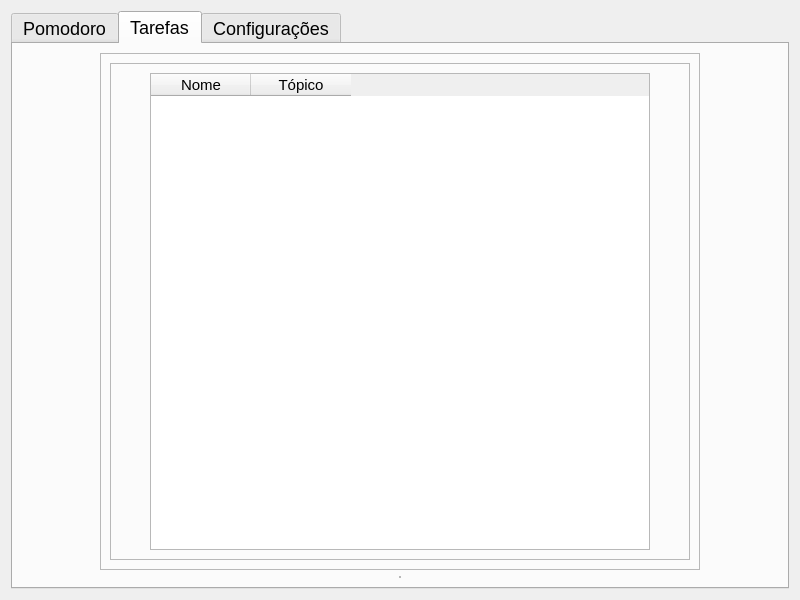
<?xml version="1.0" encoding="UTF-8"?>
<ui version="4.0">
 <class>Widget</class>
 <widget class="QWidget" name="Widget">
  <property name="geometry">
   <rect>
    <x>0</x>
    <y>0</y>
    <width>800</width>
    <height>600</height>
   </rect>
  </property>
  <property name="windowTitle">
   <string>Widget</string>
  </property>
  <layout class="QHBoxLayout" name="horizontalLayout">
   <item>
    <widget class="QTabWidget" name="tabWidget">
     <property name="minimumSize">
      <size>
       <width>600</width>
       <height>0</height>
      </size>
     </property>
     <property name="styleSheet">
      <string notr="true">font: 18px;
</string>
     </property>
     <property name="currentIndex">
      <number>1</number>
     </property>
     <widget class="QWidget" name="tabWidgetPage1">
      <attribute name="title">
       <string>Pomodoro</string>
      </attribute>
      <layout class="QVBoxLayout" name="verticalLayout">
       <item alignment="Qt::AlignHCenter">
        <widget class="QFrame" name="frame_13">
         <property name="minimumSize">
          <size>
           <width>600</width>
           <height>0</height>
          </size>
         </property>
         <property name="frameShape">
          <enum>QFrame::StyledPanel</enum>
         </property>
         <property name="frameShadow">
          <enum>QFrame::Raised</enum>
         </property>
         <layout class="QVBoxLayout" name="verticalLayout_8">
          <item>
           <widget class="QFrame" name="frame">
            <property name="frameShape">
             <enum>QFrame::StyledPanel</enum>
            </property>
            <property name="frameShadow">
             <enum>QFrame::Raised</enum>
            </property>
            <layout class="QVBoxLayout" name="verticalLayout_2">
             <item>
              <widget class="QFrame" name="frame_8">
               <property name="maximumSize">
                <size>
                 <width>16777215</width>
                 <height>50</height>
                </size>
               </property>
               <property name="frameShape">
                <enum>QFrame::StyledPanel</enum>
               </property>
               <property name="frameShadow">
                <enum>QFrame::Raised</enum>
               </property>
               <layout class="QHBoxLayout" name="horizontalLayout_7">
                <property name="spacing">
                 <number>2</number>
                </property>
                <property name="leftMargin">
                 <number>0</number>
                </property>
                <property name="topMargin">
                 <number>0</number>
                </property>
                <property name="rightMargin">
                 <number>0</number>
                </property>
                <property name="bottomMargin">
                 <number>0</number>
                </property>
                <item>
                 <widget class="QProgressBar" name="progressBar">
                  <property name="cursor">
                   <cursorShape>CrossCursor</cursorShape>
                  </property>
                  <property name="maximum">
                   <number>100</number>
                  </property>
                  <property name="value">
                   <number>0</number>
                  </property>
                  <property name="textVisible">
                   <bool>false</bool>
                  </property>
                 </widget>
                </item>
               </layout>
              </widget>
             </item>
             <item>
              <widget class="QFrame" name="frame_3">
               <property name="maximumSize">
                <size>
                 <width>16777215</width>
                 <height>50</height>
                </size>
               </property>
               <property name="frameShape">
                <enum>QFrame::StyledPanel</enum>
               </property>
               <property name="frameShadow">
                <enum>QFrame::Raised</enum>
               </property>
               <layout class="QHBoxLayout" name="horizontalLayout_2">
                <property name="leftMargin">
                 <number>0</number>
                </property>
                <property name="topMargin">
                 <number>0</number>
                </property>
                <property name="rightMargin">
                 <number>0</number>
                </property>
                <property name="bottomMargin">
                 <number>0</number>
                </property>
                <item>
                 <widget class="QPushButton" name="btnPomodoro">
                  <property name="minimumSize">
                   <size>
                    <width>90</width>
                    <height>40</height>
                   </size>
                  </property>
                  <property name="maximumSize">
                   <size>
                    <width>200</width>
                    <height>16777215</height>
                   </size>
                  </property>
                  <property name="styleSheet">
                   <string notr="true">background-repeat: no-repeat; 
border-radius: 20px;
text-align: center;
font: bold;</string>
                  </property>
                  <property name="text">
                   <string>Pomodoro</string>
                  </property>
                 </widget>
                </item>
                <item>
                 <widget class="QPushButton" name="btnShortRest">
                  <property name="minimumSize">
                   <size>
                    <width>120</width>
                    <height>40</height>
                   </size>
                  </property>
                  <property name="maximumSize">
                   <size>
                    <width>200</width>
                    <height>16777215</height>
                   </size>
                  </property>
                  <property name="styleSheet">
                   <string notr="true">background-repeat: no-repeat; 
border-radius: 20px;
text-align: center;
font: bold;</string>
                  </property>
                  <property name="text">
                   <string>Descanso Curto</string>
                  </property>
                 </widget>
                </item>
                <item>
                 <widget class="QPushButton" name="btnLongRest">
                  <property name="minimumSize">
                   <size>
                    <width>120</width>
                    <height>40</height>
                   </size>
                  </property>
                  <property name="maximumSize">
                   <size>
                    <width>200</width>
                    <height>16777215</height>
                   </size>
                  </property>
                  <property name="styleSheet">
                   <string notr="true">background-repeat: no-repeat; 
border-radius: 20px;
text-align: center;
font: bold;</string>
                  </property>
                  <property name="text">
                   <string>Descanso Longo</string>
                  </property>
                 </widget>
                </item>
               </layout>
              </widget>
             </item>
             <item>
              <widget class="QLCDNumber" name="lcdPomodoroTimer">
               <property name="font">
                <font>
                 <pointsize>-1</pointsize>
                 <italic>false</italic>
                 <bold>false</bold>
                </font>
               </property>
               <property name="digitCount">
                <number>5</number>
               </property>
               <property name="intValue" stdset="0">
                <number>0</number>
               </property>
              </widget>
             </item>
             <item>
              <widget class="QFrame" name="frame_4">
               <property name="minimumSize">
                <size>
                 <width>0</width>
                 <height>0</height>
                </size>
               </property>
               <property name="maximumSize">
                <size>
                 <width>16777215</width>
                 <height>50</height>
                </size>
               </property>
               <property name="frameShape">
                <enum>QFrame::StyledPanel</enum>
               </property>
               <property name="frameShadow">
                <enum>QFrame::Raised</enum>
               </property>
               <layout class="QHBoxLayout" name="horizontalLayout_3">
                <item>
                 <widget class="QPushButton" name="btnStartTimer">
                  <property name="minimumSize">
                   <size>
                    <width>100</width>
                    <height>40</height>
                   </size>
                  </property>
                  <property name="maximumSize">
                   <size>
                    <width>150</width>
                    <height>16777215</height>
                   </size>
                  </property>
                  <property name="styleSheet">
                   <string notr="true">background-repeat: no-repeat; 
border-radius: 20px;
text-align: center;</string>
                  </property>
                  <property name="text">
                   <string>Iniciar</string>
                  </property>
                 </widget>
                </item>
                <item>
                 <widget class="QPushButton" name="btnPauseTimer">
                  <property name="minimumSize">
                   <size>
                    <width>100</width>
                    <height>40</height>
                   </size>
                  </property>
                  <property name="maximumSize">
                   <size>
                    <width>150</width>
                    <height>16777215</height>
                   </size>
                  </property>
                  <property name="styleSheet">
                   <string notr="true">background-repeat: no-repeat; 
border-radius: 20px;
text-align: center;</string>
                  </property>
                  <property name="text">
                   <string>Pausar</string>
                  </property>
                 </widget>
                </item>
                <item>
                 <widget class="QPushButton" name="btnResetTimer">
                  <property name="minimumSize">
                   <size>
                    <width>100</width>
                    <height>40</height>
                   </size>
                  </property>
                  <property name="maximumSize">
                   <size>
                    <width>150</width>
                    <height>16777215</height>
                   </size>
                  </property>
                  <property name="styleSheet">
                   <string notr="true">background-repeat: no-repeat; 
border-radius: 20px;
text-align: center;</string>
                  </property>
                  <property name="text">
                   <string>Resetar</string>
                  </property>
                 </widget>
                </item>
               </layout>
              </widget>
             </item>
             <item>
              <widget class="QFrame" name="frame_5">
               <property name="frameShape">
                <enum>QFrame::StyledPanel</enum>
               </property>
               <property name="frameShadow">
                <enum>QFrame::Raised</enum>
               </property>
               <layout class="QVBoxLayout" name="verticalLayout_9">
                <item alignment="Qt::AlignHCenter">
                 <widget class="QLabel" name="lblActualTask">
                  <property name="styleSheet">
                   <string notr="true">font: bold 20px;</string>
                  </property>
                  <property name="text">
                   <string>Selecione uma tarefa na aba &quot;Tarefas&quot; desta página...</string>
                  </property>
                 </widget>
                </item>
                <item alignment="Qt::AlignHCenter">
                 <widget class="QLabel" name="lblStudyCount">
                  <property name="text">
                   <string>Número de estudos:</string>
                  </property>
                 </widget>
                </item>
               </layout>
              </widget>
             </item>
            </layout>
           </widget>
          </item>
         </layout>
        </widget>
       </item>
      </layout>
     </widget>
     <widget class="QWidget" name="tab_2">
      <attribute name="title">
       <string>Tarefas</string>
      </attribute>
      <layout class="QVBoxLayout" name="verticalLayout_6">
       <item alignment="Qt::AlignHCenter">
        <widget class="QFrame" name="frame_14">
         <property name="minimumSize">
          <size>
           <width>600</width>
           <height>0</height>
          </size>
         </property>
         <property name="frameShape">
          <enum>QFrame::StyledPanel</enum>
         </property>
         <property name="frameShadow">
          <enum>QFrame::Raised</enum>
         </property>
         <layout class="QVBoxLayout" name="verticalLayout_10">
          <item>
           <widget class="QFrame" name="frame_7">
            <property name="minimumSize">
             <size>
              <width>0</width>
              <height>0</height>
             </size>
            </property>
            <property name="frameShape">
             <enum>QFrame::StyledPanel</enum>
            </property>
            <property name="frameShadow">
             <enum>QFrame::Raised</enum>
            </property>
            <layout class="QHBoxLayout" name="horizontalLayout_6">
             <item>
              <widget class="QTableWidget" name="tblTasks">
               <property name="minimumSize">
                <size>
                 <width>0</width>
                 <height>0</height>
                </size>
               </property>
               <property name="maximumSize">
                <size>
                 <width>500</width>
                 <height>16777215</height>
                </size>
               </property>
               <property name="cursor" stdset="0">
                <cursorShape>PointingHandCursor</cursorShape>
               </property>
               <property name="focusPolicy">
                <enum>Qt::NoFocus</enum>
               </property>
               <property name="styleSheet">
                <string notr="true">font: 15px;
</string>
               </property>
               <property name="editTriggers">
                <set>QAbstractItemView::NoEditTriggers</set>
               </property>
               <property name="selectionMode">
                <enum>QAbstractItemView::NoSelection</enum>
               </property>
               <property name="showGrid">
                <bool>false</bool>
               </property>
               <attribute name="verticalHeaderVisible">
                <bool>false</bool>
               </attribute>
               <column>
                <property name="text">
                 <string>Nome</string>
                </property>
               </column>
               <column>
                <property name="text">
                 <string>Tópico</string>
                </property>
               </column>
              </widget>
             </item>
            </layout>
           </widget>
          </item>
         </layout>
        </widget>
       </item>
       <item alignment="Qt::AlignHCenter">
        <widget class="QFrame" name="frame_6">
         <property name="maximumSize">
          <size>
           <width>16777215</width>
           <height>150</height>
          </size>
         </property>
         <property name="frameShape">
          <enum>QFrame::StyledPanel</enum>
         </property>
         <property name="frameShadow">
          <enum>QFrame::Raised</enum>
         </property>
         <layout class="QHBoxLayout" name="horizontalLayout_5">
          <property name="leftMargin">
           <number>0</number>
          </property>
          <property name="topMargin">
           <number>0</number>
          </property>
          <property name="rightMargin">
           <number>0</number>
          </property>
          <property name="bottomMargin">
           <number>0</number>
          </property>
         </layout>
        </widget>
       </item>
      </layout>
     </widget>
     <widget class="QWidget" name="tab">
      <attribute name="title">
       <string>Configurações</string>
      </attribute>
      <layout class="QVBoxLayout" name="verticalLayout_5">
       <item alignment="Qt::AlignHCenter">
        <widget class="QFrame" name="frame_15">
         <property name="frameShape">
          <enum>QFrame::StyledPanel</enum>
         </property>
         <property name="frameShadow">
          <enum>QFrame::Raised</enum>
         </property>
         <layout class="QHBoxLayout" name="horizontalLayout_8">
          <item>
           <widget class="QFrame" name="frame_10">
            <property name="frameShape">
             <enum>QFrame::StyledPanel</enum>
            </property>
            <property name="frameShadow">
             <enum>QFrame::Raised</enum>
            </property>
            <layout class="QVBoxLayout" name="verticalLayout_3">
             <item>
              <widget class="QFrame" name="frame_11">
               <property name="maximumSize">
                <size>
                 <width>16777215</width>
                 <height>120</height>
                </size>
               </property>
               <property name="frameShape">
                <enum>QFrame::StyledPanel</enum>
               </property>
               <property name="frameShadow">
                <enum>QFrame::Raised</enum>
               </property>
               <layout class="QHBoxLayout" name="horizontalLayout_13">
                <item>
                 <widget class="QGroupBox" name="workGroupBox">
                  <property name="title">
                   <string>Trabalho</string>
                  </property>
                  <layout class="QHBoxLayout" name="horizontalLayout_11">
                   <item>
                    <widget class="QSpinBox" name="workMinutesSpinBox">
                     <property name="maximumSize">
                      <size>
                       <width>65</width>
                       <height>16777215</height>
                      </size>
                     </property>
                     <property name="suffix">
                      <string>m</string>
                     </property>
                     <property name="maximum">
                      <number>360</number>
                     </property>
                    </widget>
                   </item>
                  </layout>
                 </widget>
                </item>
                <item>
                 <widget class="QGroupBox" name="shortRestGroupBox">
                  <property name="title">
                   <string>Descanso Curto</string>
                  </property>
                  <layout class="QHBoxLayout" name="horizontalLayout_10">
                   <item>
                    <widget class="QSpinBox" name="shortMinutesSpinBox">
                     <property name="maximumSize">
                      <size>
                       <width>65</width>
                       <height>16777215</height>
                      </size>
                     </property>
                     <property name="suffix">
                      <string>m</string>
                     </property>
                     <property name="maximum">
                      <number>360</number>
                     </property>
                    </widget>
                   </item>
                  </layout>
                 </widget>
                </item>
                <item>
                 <widget class="QGroupBox" name="groupBox_3">
                  <property name="title">
                   <string>Descanso Longo</string>
                  </property>
                  <layout class="QHBoxLayout" name="horizontalLayout_9">
                   <item>
                    <widget class="QSpinBox" name="longMinutesSpinBox">
                     <property name="maximumSize">
                      <size>
                       <width>65</width>
                       <height>16777215</height>
                      </size>
                     </property>
                     <property name="suffix">
                      <string>m</string>
                     </property>
                     <property name="maximum">
                      <number>360</number>
                     </property>
                    </widget>
                   </item>
                  </layout>
                 </widget>
                </item>
               </layout>
              </widget>
             </item>
             <item>
              <widget class="QFrame" name="frame_12">
               <property name="frameShape">
                <enum>QFrame::StyledPanel</enum>
               </property>
               <property name="frameShadow">
                <enum>QFrame::Raised</enum>
               </property>
               <layout class="QVBoxLayout" name="verticalLayout_4">
                <item>
                 <widget class="QGroupBox" name="groupBox">
                  <property name="title">
                   <string>Pausas Automáticas</string>
                  </property>
                  <property name="checkable">
                   <bool>false</bool>
                  </property>
                  <layout class="QHBoxLayout" name="horizontalLayout_12">
                   <item>
                    <widget class="QRadioButton" name="rdbtnYesPauseAuto">
                     <property name="text">
                      <string>Sim</string>
                     </property>
                     <property name="checked">
                      <bool>false</bool>
                     </property>
                    </widget>
                   </item>
                   <item>
                    <widget class="QRadioButton" name="rdbtnNoPauseAuto">
                     <property name="text">
                      <string>Não</string>
                     </property>
                     <property name="checked">
                      <bool>true</bool>
                     </property>
                    </widget>
                   </item>
                  </layout>
                 </widget>
                </item>
                <item>
                 <widget class="QGroupBox" name="groupBox_2">
                  <property name="title">
                   <string>Pomodoros Automáticos</string>
                  </property>
                  <layout class="QHBoxLayout" name="horizontalLayout_14">
                   <item>
                    <widget class="QRadioButton" name="rdbtnYesPomoAuto">
                     <property name="text">
                      <string>Sim</string>
                     </property>
                     <property name="checked">
                      <bool>false</bool>
                     </property>
                    </widget>
                   </item>
                   <item>
                    <widget class="QRadioButton" name="rdbtnNoPomoAuto">
                     <property name="text">
                      <string>Não</string>
                     </property>
                     <property name="checked">
                      <bool>true</bool>
                     </property>
                    </widget>
                   </item>
                  </layout>
                 </widget>
                </item>
                <item>
                 <widget class="QGroupBox" name="groupBox_4">
                  <property name="title">
                   <string>Alarme</string>
                  </property>
                  <layout class="QHBoxLayout" name="horizontalLayout_15">
                   <item>
                    <widget class="QRadioButton" name="rdbtnActivedAlarm">
                     <property name="text">
                      <string>Ativado</string>
                     </property>
                     <property name="checked">
                      <bool>true</bool>
                     </property>
                    </widget>
                   </item>
                   <item>
                    <widget class="QRadioButton" name="rdbtnDeactivedAlarm">
                     <property name="text">
                      <string>Desativado</string>
                     </property>
                    </widget>
                   </item>
                  </layout>
                 </widget>
                </item>
                <item alignment="Qt::AlignHCenter">
                 <widget class="QPushButton" name="btnSaveSettings">
                  <property name="minimumSize">
                   <size>
                    <width>220</width>
                    <height>50</height>
                   </size>
                  </property>
                  <property name="styleSheet">
                   <string notr="true">background-position: center;  
background-repeat: no-repeat; 
border-radius: 25px;
font: 18px;</string>
                  </property>
                  <property name="text">
                   <string>Salvar Configurações</string>
                  </property>
                 </widget>
                </item>
               </layout>
              </widget>
             </item>
            </layout>
           </widget>
          </item>
         </layout>
        </widget>
       </item>
      </layout>
     </widget>
    </widget>
   </item>
  </layout>
 </widget>
 <resources/>
 <connections/>
</ui>
